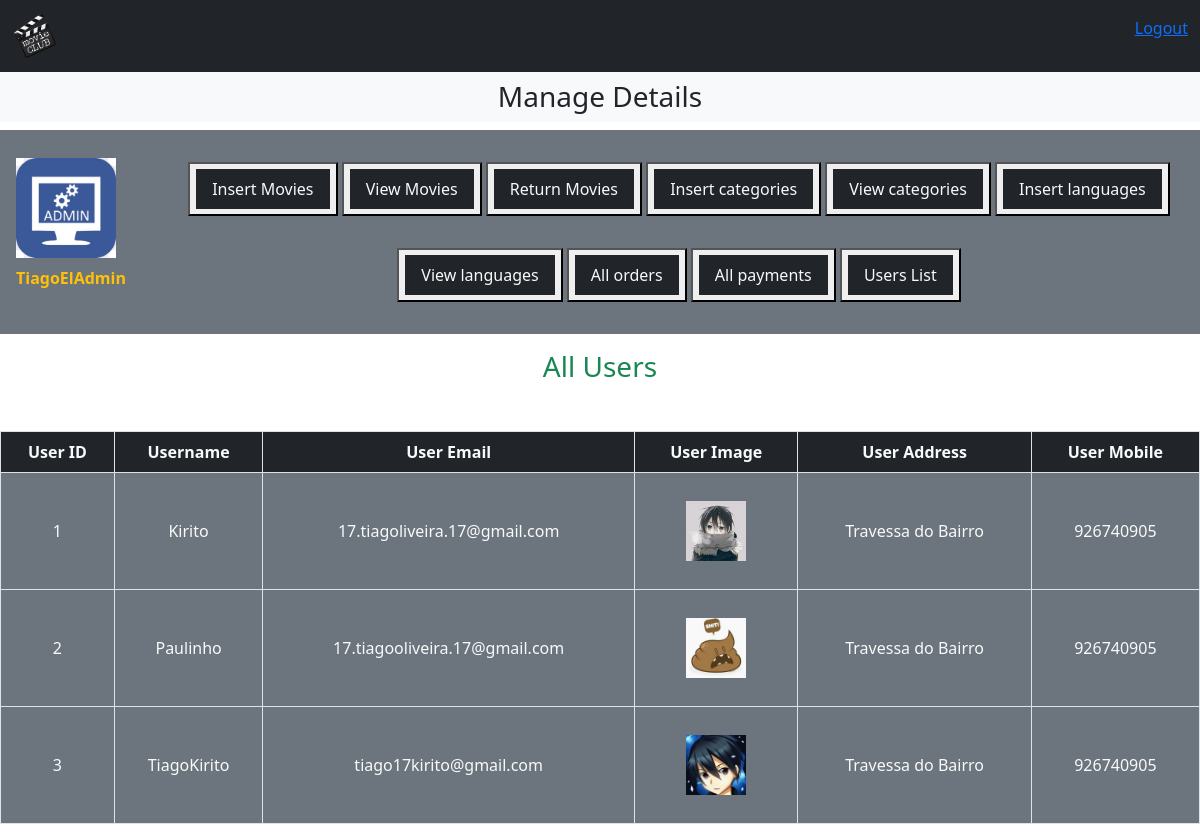
/admin/index.php?list_users (signed in), run on the app's committed database.
### tables this page shows
CREATE TABLE `user_table` (
  `user_id` int(11) NOT NULL,
  `username` varchar(100) NOT NULL,
  `user_email` varchar(100) NOT NULL,
  `user_password` varchar(255) NOT NULL,
  `user_image` varchar(100) NOT NULL,
  `user_ip` varchar(100) NOT NULL,
  `user_address` varchar(255) NOT NULL,
  `user_mobile` varchar(20) NOT NULL,
  `token` varchar(255) NOT NULL,
  `verified` tinyint(4) NOT NULL
);

### admin/list_users.php (the view)
<h3 class="text-center text-success">All Users</h3>
<table class="table table-bordered mt-5 text-center">
    <thead class="bg-dark">
        <?php
        $get_users = "SELECT * FROM user_table";
        $result = mysqli_query($con, $get_users);
        $row_count = mysqli_num_rows($result);
        if ($row_count == 0) {
            echo "<h2 class='text-danger text-center mt-5'>No Users yet</h2>";
        } else {
            echo "<tr class='text-center text-light'>
        <th>User ID</th>
        <th>Username</th>
        <th>User Email</th>
        <th>User Image</th>
        <th>User Address</th>
        <th>User Mobile</th>
    </tr>
</thead>
<tbody>
    <tr class=' bg-secondary text-center text-light'>";
            while ($row_data = mysqli_fetch_array($result)) {
                $user_id = $row_data['user_id'];
                $username = $row_data['username'];
                $user_email = $row_data['user_email'];
                $user_image = $row_data['user_image'];
                $user_address = $row_data['user_address'];
                $user_mobile = $row_data['user_mobile'];
                echo "<tr class='bg-secondary text-center text-light align-middle'>
                    <td>$user_id </td>
                    <td>$username</td>
                    <td>$user_email</td>
                    <td> <img src='../users_area/user_images/$user_image' class='product_img'alt='$username'</td>
                    <td>$user_address</td>
                    <td>$user_mobile</td>
                </tr>";
            }
        }
        ?>
        </tbody>
</table>

### style.css (style rules this page uses)
.product_img { width: 100px; object-fit: contain; }

### admin/index.php (style rules this page uses)
.product_img { width: 60px; height: 100px; object-fit: contain; }

### data on the page
user_table: user_id "1", username "Kirito", user_email "17.tiagoliveira.17@gmail.com", user_image (picture), user_address "Travessa do Bairro", user_mobile "926740905"
user_table: user_id "2", username "Paulinho", user_email "17.tiagooliveira.17@gmail.com", user_image (picture), user_address "Travessa do Bairro", user_mobile "926740905"
user_table: user_id "3", username "TiagoKirito", user_email "tiago17kirito@gmail.com", user_image (picture), user_address "Travessa do Bairro", user_mobile "926740905"

### other printed values
$_SESSION['admin_name'] "TiagoElAdmin"
